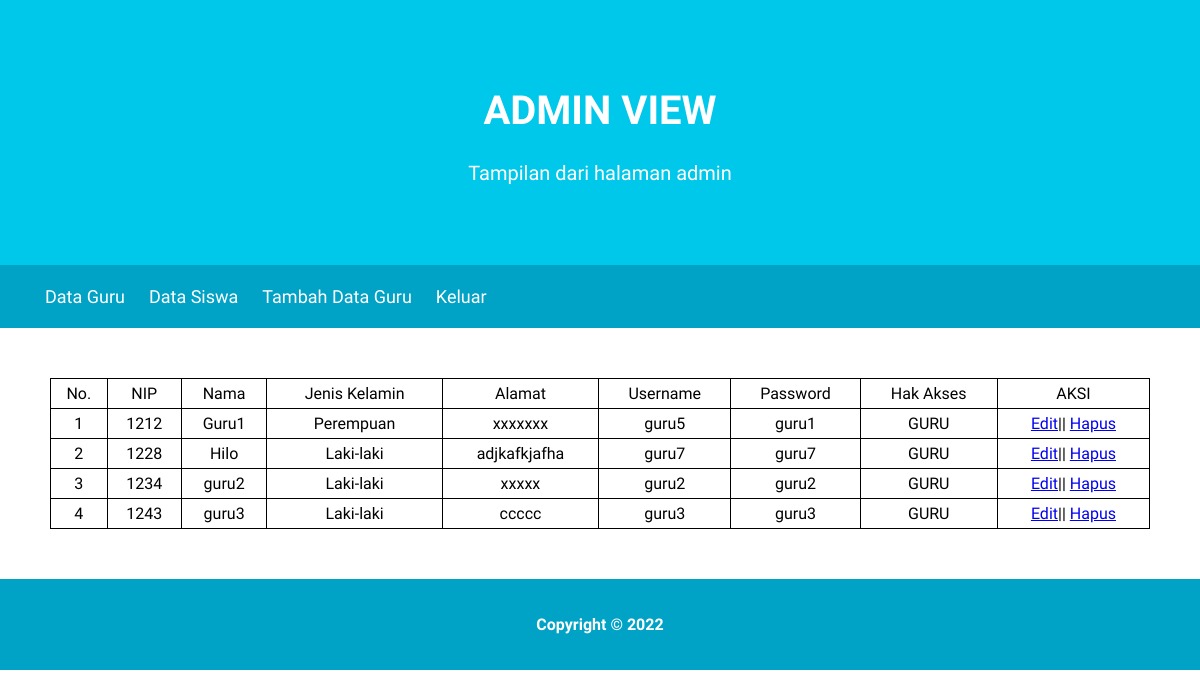
The page /viewDataGuru.php on the database its author committed.
### tables this page shows
CREATE TABLE `tbguru` (
  `nip` int(11) NOT NULL,
  `nama_guru` varchar(50) NOT NULL,
  `jenis_kelamin` varchar(13) NOT NULL,
  `alamat` varchar(100) NOT NULL,
  `username` char(20) NOT NULL
);

CREATE TABLE `tbuser` (
  `username` char(15) NOT NULL,
  `password` char(20) NOT NULL,
  `hakakses` char(5) NOT NULL
);

### viewDataGuru.php (the view, shortened to what this page needs)
<!DOCTYPE html>
<html lang="en">
<head>
    <link rel="stylesheet" href="style.css">
</head>
<body>
    <header>
        <div class="jumbotron">
            <h1>ADMIN VIEW</h1>
            <p>Tampilan dari halaman admin</p>
        </div>
    </header>
    <nav>
        <ul>
            <li><a href="viewDataGuru.php">Data Guru</a></li>
            <li><a href="viewDataSiswa.php">Data Siswa</a></li>
            <li><a href="addDataGuru.php">Tambah Data Guru</a></li>
            <li><a href="index.php">Keluar</a></li>
        </ul>
    </nav>
    <main>
        <table>
            <tr>
                <td>No.</td>
                <td>NIP</td>
                <td>Nama</td>
                <td>Jenis Kelamin</td>
                <td>Alamat</td>
                <td>Username</td>
                <td>Password</td>
                <td>Hak Akses</td>
                <td>AKSI</td>
            </tr>
            <?php
            $n =1;
            include "koneksi.php";
            $query = mysqli_query($koneksi, 'SELECT * FROM tbguru INNER JOIN tbuser ON tbguru.username = tbuser.username where hakakses ="GURU"');
            while ($data  = mysqli_fetch_array($query)){
                $nip = $data['nip'];
                $nama = $data['nama_guru'];
                $jk = $data['jenis_kelamin'];
                $alamat = $data['alamat'];
                $username = $data['username'];
                $password = $data['password'];
                $hakakses = $data['hakakses'];
            ?>
            <tr>
                <td><?php echo $n++ ?></td>
                <td><?php echo $nip ?></td>
                <td><?php echo $nama ?></td>
                <td><?php echo $jk ?></td>
                <td><?php echo $alamat ?></td>
                <td><?php echo $username ?></td>
                <td><?php echo $password ?></td>
                <td><?php echo $hakakses ?></td>
                <td>
                    <a href="editDataGuru.php?id=<?php echo $nip ?>">Edit</a>||
                    <a href="deleteDataGuru.php?id=<?php echo $nip ?> &user=<?php echo $username ?>">Hapus</a>
                </td>
        <?php } ?>
        </tr>
        </table>
    </main>
    <footer>
        <p>Copyright &#169; 2022</p>
    </footer>
</body>
</html>

### style.css (style rules this page uses)
* { box-sizing: border-box; }
body { font-family: 'Quicksand', sans-serif; margin: 0; padding: 0; }
header { display: inline; }
.jumbotron { font-size: 20px; padding: 60px; background-color: #00c8eb; text-align: center; color: white; }
nav { background-color: #00a2c6; padding: 5px; position: sticky; top: 0; }
nav a { font-size: 18px; font-weight: 400; text-decoration: none; color: white; }
nav li { display: inline; list-style-type: none; margin-right: 20px; }
main { padding: 50px; overflow: auto; margin: auto; width: 1200px; }
footer { left: 0; bottom: 0; width: 100%; padding: 20px; color: white; background-color: #00a2c6; text-align: center; font-weight: bold; }
table, td, tr { border: 1px solid black; }
tr,td { padding: 5px; }
table { width: 100%; border-collapse: collapse; text-align: center; }

### rows shown on the page
tbguru: nip "1212", nama_guru "Guru1", jenis_kelamin "Perempuan", alamat "xxxxxxx", tbuser.username "guru5", tbuser.password "guru1", tbuser.hakakses "GURU"
tbguru: nip "1228", nama_guru "Hilo", jenis_kelamin "Laki-laki", alamat "adjkafkjafha", tbuser.username "guru7", tbuser.password "guru7", tbuser.hakakses "GURU"
tbguru: nip "1234", nama_guru "guru2", jenis_kelamin "Laki-laki", alamat "xxxxx", tbuser.username "guru2", tbuser.password "guru2", tbuser.hakakses "GURU"
tbguru: nip "1243", nama_guru "guru3", jenis_kelamin "Laki-laki", alamat "ccccc", tbuser.username "guru3", tbuser.password "guru3", tbuser.hakakses "GURU"
